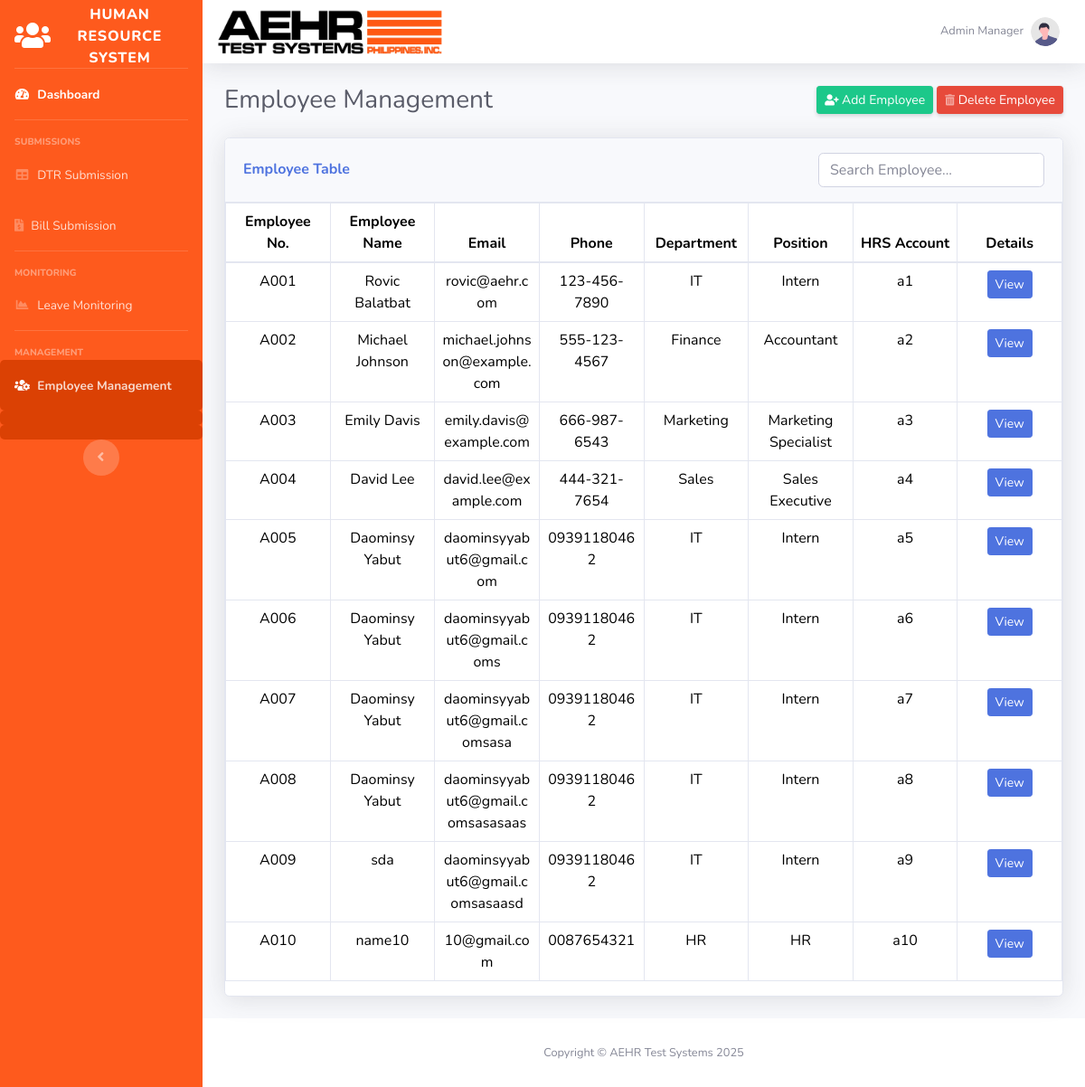
/EmployeeManagement.php, run on the app's committed database.
### tables this page shows
CREATE TABLE `employees` (
  `id` int(11) NOT NULL,
  `employee_no` varchar(20) NOT NULL,
  `name` varchar(50) NOT NULL,
  `email` varchar(100) NOT NULL,
  `phone` varchar(20) DEFAULT NULL,
  `department` varchar(50) DEFAULT NULL,
  `position` varchar(50) DEFAULT NULL,
  `hrs_account` varchar(255) DEFAULT NULL,
  `date_of_birth` date DEFAULT NULL,
  `date_hired` date DEFAULT NULL,
  `address` text DEFAULT NULL,
  `hrs_password` varchar(255) NOT NULL
);

### EmployeeManagement.php (the view, shortened to what this page needs)
<!DOCTYPE html>
<html lang="en">
<head>
    <link href="vendor/fontawesome-free/css/all.min.css" rel="stylesheet" type="text/css">
    <link href="css/sb-admin-2.min.css" rel="stylesheet">
</head>
<body id="page-top">
    <div id="wrapper">
        <ul class="navbar-nav bg-gradient-primary sidebar sidebar-dark accordion" id="accordionSidebar">
            <a class="sidebar-brand d-flex align-items-center justify-content-center" href="dashboard.php">
                <div class="sidebar-brand-icon">
                    <i class="fas fa-users"></i>
                </div>
                <div class="sidebar-brand-text mx-3">Human Resource System</div>
            </a>
            <hr class="sidebar-divider my-0">
            <li class="nav-item active">
                <a class="nav-link" href="dashboard.php">
                    <i class="fas fa-fw fa-tachometer-alt"></i>
                    <span>Dashboard</span></a>
            </li>
            <hr class="sidebar-divider">
            <div class="sidebar-heading">
                Submissions
            </div>
<li class="nav-item">
    <a class="nav-link" href="DTR.php">
        <i class="fas fa-fw fa-table"></i>
        <span>DTR Submission</span>
    </a>
</li>
            <li class="nav-item">
                <a class="nav-link" href="Bills.php">
                    <i class="fas fa-file-invoice-dollar"></i>
<span>Bill Submission</span>
                </a>
            </li>
            <hr class="sidebar-divider">
            <div class="sidebar-heading">
                Monitoring
            </div>
            <li class="nav-item">
                <a class="nav-link" href="Leave.php">
                    <i class="fas fa-fw fa-chart-area"></i>
                    <span>Leave Monitoring</span></a>
            </li>
            <hr class="sidebar-divider">
            <div class="sidebar-heading">
                Management
            </div>
            <li class="nav-item text-white font-weight-bold">
                <a class="nav-link" href="EmployeeManagement.php"  style="background-color: #db4104; border-radius: 5px;">
                    <i class="fas fa-users-cog text-white font-weight-bold"></i>
                <span>Employee Management</span>
            </li>
       <li>
       </li>
                   <div class="text-center d-none d-md-inline">
                       <button class="rounded-circle border-0" id="sidebarToggle"></button>
                   </div>
        </ul>
        <div id="content-wrapper" class="d-flex flex-column">
            <div id="content">
                <nav class="navbar navbar-expand navbar-light bg-white topbar mb-4 static-top shadow">
                    <div class="logo">
                        <img src="img/ATS_Logo.png" alt="Logo" width="250" height="50">
                    </div>
                    <ul class="navbar-nav ml-auto">
                        <li class="nav-item dropdown no-arrow">
                            <a class="nav-link dropdown-toggle" href="#" id="userDropdown" role="button"
                                data-toggle="dropdown" aria-haspopup="true" aria-expanded="false">
                                <span class="mr-2 d-none d-lg-inline text-gray-600 small">Admin Manager</span>
                                <img class="img-profile rounded-circle" src="img/undraw_profile.svg">
                            </a>
                        </li>
                    </ul>
                </nav>
                <div class="container-fluid">
<div class="d-sm-flex align-items-center justify-content-between mb-4">
    <h1 class="h3 mb-0 text-gray-800">Employee Management</h1>
    <div>
    <a href="#" class="btn btn-sm btn-success shadow-sm" id="addEmployeeButton">
        <i class="fas fa-user-plus fa-sm te xt-white-50"></i> Add Employee
    </a>
<a href="#" id="toggleDeleteBtn" class="btn btn-sm btn-danger shadow-sm">
    <i class="fas fa-trash-alt fa-sm text-white-50"></i> Delete Employee
</a>
    </div>
</div>
            <?php
            include 'CRUD/db.php';
            $sql = "SELECT employee_no, name, email, phone, department, position, hrs_account, date_of_birth, date_hired, address FROM employees";
            $result = $conn->query($sql);
            ?>
<div class="card shadow mb-4">
    <div class="card-header py-3 d-flex justify-content-between align-items-center">
        <h6 class="m-0 font-weight-bold text-primary">Employee Table</h6>
        <input type="text" id="searchEmployee" class="form-control" style="width: 250px;" placeholder="Search Employee...">
    </div>
    <div class="table-responsive">
        <table class="table table-bordered employee-table" id="employeeTable">
            <thead>
                <tr>
                    <th>Employee No.</th>
                    <th>Employee Name</th>
                    <th>Email</th>
                    <th>Phone</th>
                    <th>Department</th>
                    <th>Position</th>
                    <th>HRS Account</th>
                    <th>Details</th>
                </tr>
            </thead>
            <tbody id="employeeTableBody">
                <?php
                if ($result->num_rows > 0) {
                    while ($row = $result->fetch_assoc()) {
                        echo "<tr>";
                        echo "<td><input type='checkbox' class='delete-checkbox d-none' value='" . htmlspecialchars($row['employee_no']) . "'> " . htmlspecialchars($row['employee_no']) . "</td>";
                        echo "<td>" . htmlspecialchars($row['name']) . "</td>";
                        echo "<td>" . htmlspecialchars($row['email']) . "</td>";
                        echo "<td>" . htmlspecialchars($row['phone']) . "</td>";
                        echo "<td>" . htmlspecialchars($row['department']) . "</td>";
                        echo "<td>" . htmlspecialchars($row['position']) . "</td>";
                        echo "<td class='hrsAccountColumn'>" . htmlspecialchars($row['hrs_account']) . "</td>";
                        echo "<td><button class='btn btn-primary btn-sm viewEmployee' data-id='" . $row['employee_no'] . "'>View</button></td>";
                        echo "</tr>";
                    }
                } else {
                    echo "<tr><td colspan='8' class='text-center'>No employees found</td></tr>";
                }
                ?>
            </tbody>
        </table>
    </div>
</div>
            </div>
            <footer class="sticky-footer bg-white">
                <div class="container my-auto">
                    <div class="copyright text-center my-auto">
                        <span>Copyright &copy; AEHR Test Systems 2025</span>
                    </div>
                </div>
            </footer>
        </div>
    </div>
</body>
</html>

### EmployeeManagement.php (style rules this page uses)
.sidebar { background-color: #FE5A1D !important; background-image: none !important; padding-top: 5px; }
.employee-table { width: 100%; table-layout: fixed; }
.employee-table th, .employee-table td { padding: 8px; text-align: center; color: black; }
.table-responsive { overflow-x: auto; }

### data on the page
employees: employee_no "A001", name "Rovic Balatbat", email "rovic@aehr.com", phone "123-456-7890", department "IT", position "Intern", hrs_account "a1"
employees: employee_no "A002", name "Michael Johnson", email "michael.johnson@example.com", phone "555-123-4567", department "Finance", position "Accountant", hrs_account "a2"
employees: employee_no "A003", name "Emily Davis", email "emily.davis@example.com", phone "666-987-6543", department "Marketing", position "Marketing Specialist", hrs_account "a3"
employees: employee_no "A004", name "David Lee", email "david.lee@example.com", phone "444-321-7654", department "Sales", position "Sales Executive", hrs_account "a4"
employees: employee_no "A005", name "Daominsy Yabut", email "daominsyyabut6@gmail.com", phone "09391180462", department "IT", position "Intern", hrs_account "a5"
employees: employee_no "A006", name "Daominsy Yabut", email "daominsyyabut6@gmail.coms", phone "09391180462", department "IT", position "Intern", hrs_account "a6"
employees: employee_no "A007", name "Daominsy Yabut", email "daominsyyabut6@gmail.comsasa", phone "09391180462", department "IT", position "Intern", hrs_account "a7"
employees: employee_no "A008", name "Daominsy Yabut", email "daominsyyabut6@gmail.comsasasaas", phone "09391180462", department "IT", position "Intern", hrs_account "a8"
employees: employee_no "A009", name "sda", email "daominsyyabut6@gmail.comsasaasd", phone "09391180462", department "IT", position "Intern", hrs_account "a9"
employees: employee_no "A010", name "name10", email "10@gmail.com", phone "0087654321", department "HR", position "HR", hrs_account "a10"
